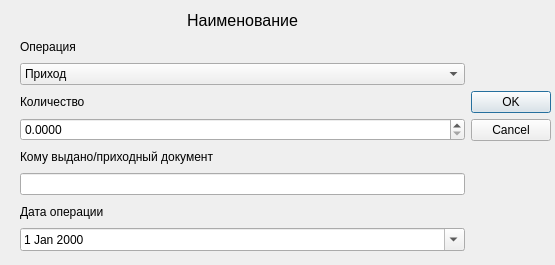
<?xml version="1.0" encoding="UTF-8"?>
<ui version="4.0">
 <class>OperationDialog</class>
 <widget class="QDialog" name="OperationDialog">
  <property name="geometry">
   <rect>
    <x>0</x>
    <y>0</y>
    <width>555</width>
    <height>265</height>
   </rect>
  </property>
  <property name="windowTitle">
   <string>Добавить операцию</string>
  </property>
  <widget class="QWidget" name="gridLayoutWidget">
   <property name="geometry">
    <rect>
     <x>20</x>
     <y>10</y>
     <width>531</width>
     <height>241</height>
    </rect>
   </property>
   <layout class="QGridLayout" name="gridLayout">
    <item row="0" column="0">
     <widget class="QLabel" name="label">
      <property name="font">
       <font>
        <pointsize>12</pointsize>
       </font>
      </property>
      <property name="text">
       <string>Наименование</string>
      </property>
      <property name="alignment">
       <set>Qt::AlignCenter</set>
      </property>
     </widget>
    </item>
    <item row="5" column="0">
     <widget class="QLabel" name="label_4">
      <property name="text">
       <string>Кому выдано/приходный документ</string>
      </property>
     </widget>
    </item>
    <item row="8" column="0">
     <widget class="QDateEdit" name="dateEdit">
      <property name="calendarPopup">
       <bool>true</bool>
      </property>
     </widget>
    </item>
    <item row="4" column="0">
     <widget class="QDoubleSpinBox" name="doubleSpinBox">
      <property name="accelerated">
       <bool>true</bool>
      </property>
      <property name="decimals">
       <number>4</number>
      </property>
      <property name="minimum">
       <double>0.000000000000000</double>
      </property>
      <property name="maximum">
       <double>1000000000.000000000000000</double>
      </property>
     </widget>
    </item>
    <item row="2" column="0">
     <widget class="QComboBox" name="comboBox">
      <item>
       <property name="text">
        <string>Приход</string>
       </property>
      </item>
      <item>
       <property name="text">
        <string>Расход</string>
       </property>
      </item>
     </widget>
    </item>
    <item row="3" column="0">
     <widget class="QLabel" name="label_3">
      <property name="text">
       <string>Количество</string>
      </property>
     </widget>
    </item>
    <item row="1" column="0">
     <widget class="QLabel" name="label_2">
      <property name="text">
       <string>Операция</string>
      </property>
     </widget>
    </item>
    <item row="6" column="0">
     <widget class="QLineEdit" name="lineEdit"/>
    </item>
    <item row="7" column="0">
     <widget class="QLabel" name="label_5">
      <property name="text">
       <string>Дата операции</string>
      </property>
     </widget>
    </item>
    <item row="3" column="1" rowspan="6">
     <widget class="QDialogButtonBox" name="buttonBox">
      <property name="orientation">
       <enum>Qt::Vertical</enum>
      </property>
      <property name="standardButtons">
       <set>QDialogButtonBox::Cancel|QDialogButtonBox::Ok</set>
      </property>
     </widget>
    </item>
   </layout>
  </widget>
 </widget>
 <resources/>
 <connections>
  <connection>
   <sender>buttonBox</sender>
   <signal>accepted()</signal>
   <receiver>OperationDialog</receiver>
   <slot>accept()</slot>
   <hints>
    <hint type="sourcelabel">
     <x>248</x>
     <y>254</y>
    </hint>
    <hint type="destinationlabel">
     <x>157</x>
     <y>274</y>
    </hint>
   </hints>
  </connection>
  <connection>
   <sender>buttonBox</sender>
   <signal>rejected()</signal>
   <receiver>OperationDialog</receiver>
   <slot>reject()</slot>
   <hints>
    <hint type="sourcelabel">
     <x>316</x>
     <y>260</y>
    </hint>
    <hint type="destinationlabel">
     <x>286</x>
     <y>274</y>
    </hint>
   </hints>
  </connection>
 </connections>
</ui>
